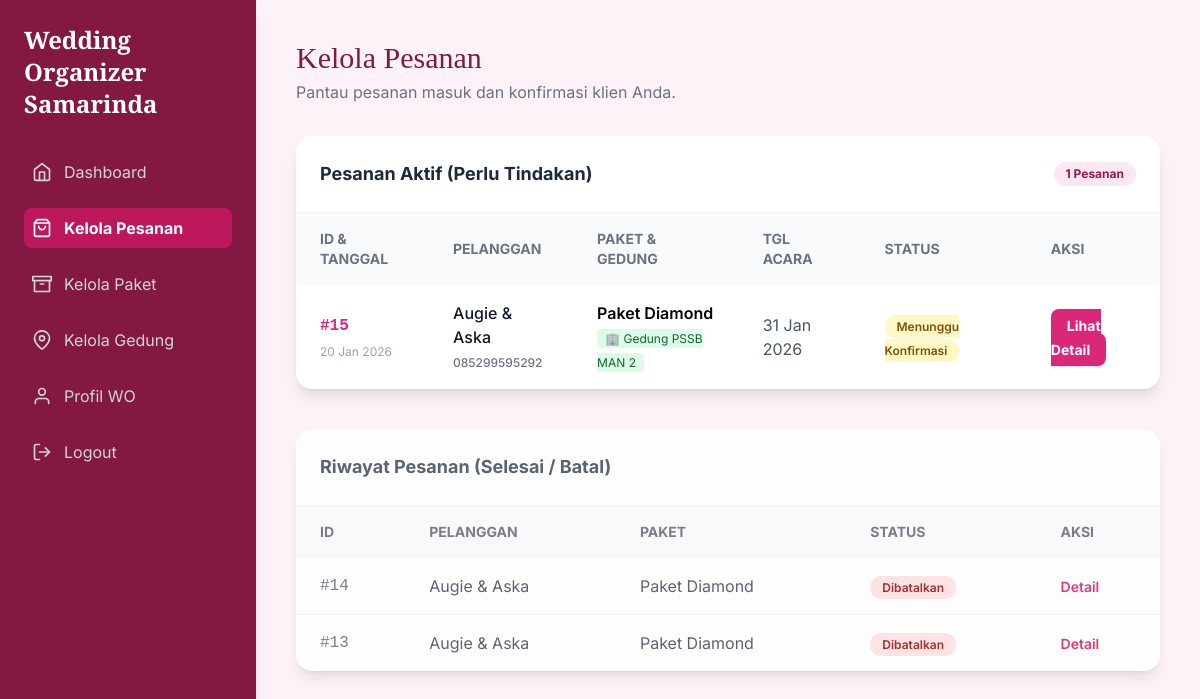
The page /organizer/kelola-pesanan/ (signed in) on the database as committed earlier.
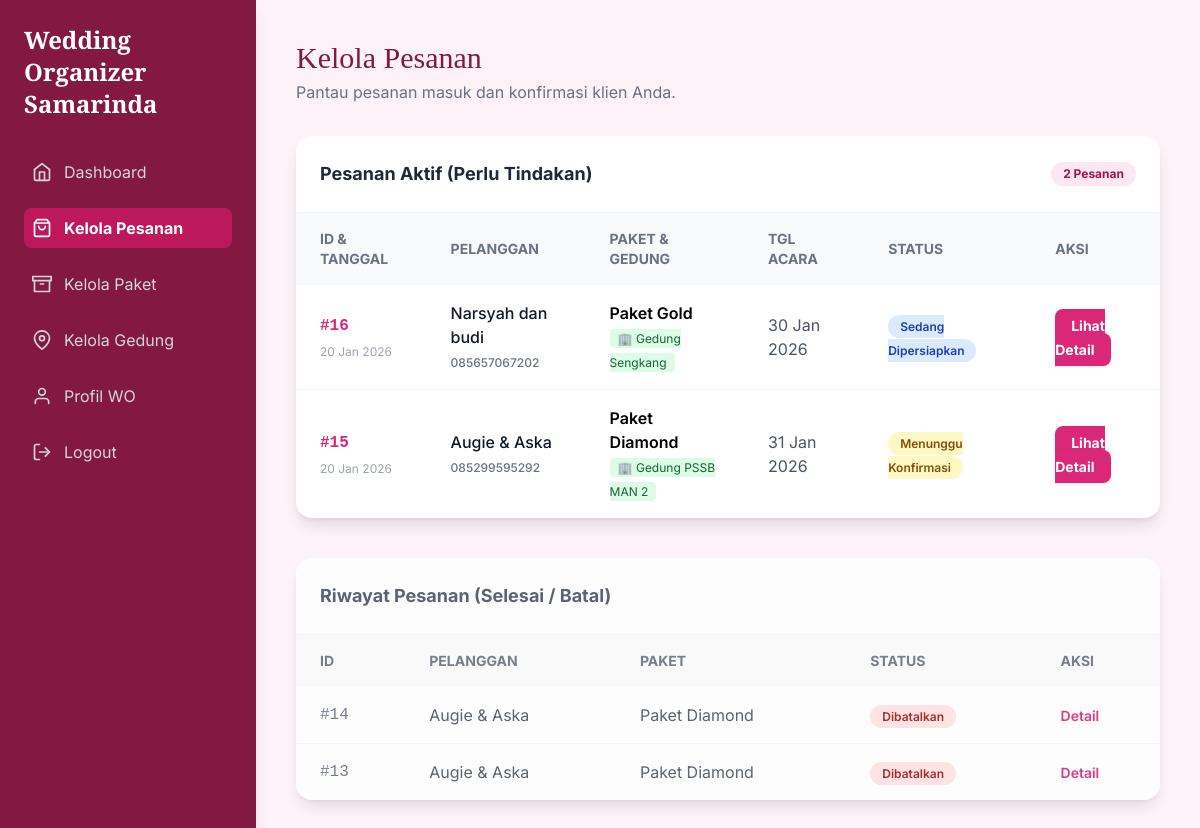
The same page on the database as committed later.
### organizer/models.py (models this page shows, shortened)
class Pesanan(models.Model):
    STATUS_CHOICES = (
        ('menunggu', 'Menunggu Konfirmasi'),
        ('dikonfirmasi', 'Dikonfirmasi'),
        ('disiapkan', 'Sedang Disiapkan'),
        ('selesai', 'Selesai'),
        ('dibatalkan', 'Dibatalkan'),
    )
    PAYMENT_STATUS_CHOICES = (
        ('belum_bayar', 'Belum Dibayar'),
        ('lunas', 'Lunas'),
    )
    paket = models.ForeignKey('Paket', on_delete=models.CASCADE)
    customer = models.ForeignKey(settings.AUTH_USER_MODEL, on_delete=models.CASCADE)
    gedung_dipilih = models.ForeignKey('Gedung', on_delete=models.SET_NULL, null=True, blank=True, related_name='pesanan_gedung')
    tgl_acara = models.DateField()
    status = models.CharField(max_length=20, choices=STATUS_CHOICES, default='menunggu')
    tgl_pesan = models.DateTimeField(auto_now_add=True)
    nama_pasangan = models.CharField(max_length=200, null=True)
    telepon = models.CharField(max_length=20, null=True)
    lokasi_acara = models.CharField(max_length=255, null=True, help_text="Diisi manual jika paket Tanpa Gedung")
    jumlah_tamu = models.IntegerField(null=True)
    catatan = models.TextField(blank=True, null=True)
    status_pembayaran = models.CharField(max_length=20, choices=PAYMENT_STATUS_CHOICES, default='belum_bayar')
    catatan_pembatalan = models.TextField(blank=True, null=True)
    tgl_fitting = models.DateTimeField(null=True, blank=True, help_text="Jadwal fitting baju pengantin")
    tgl_survey = models.DateTimeField(null=True, blank=True, help_text="Jadwal survey lokasi/gedung")

class Paket(models.Model):
    KATEGORI_PAKET_CHOICES = [
        ('non_gedung', '❌ Tanpa Gedung / Venue Bebas'),
        ('S', '🏢 Gedung Small (S)'),
        ('M', '🏢 Gedung Medium (M)'),
        ('L', '🏢 Gedung Large (L)'),
    ]
    wo = models.ForeignKey(settings.AUTH_USER_MODEL, on_delete=models.CASCADE, related_name='paket_wo')
    nama_paket = models.CharField(max_length=100)
    harga = models.DecimalField(max_digits=12, decimal_places=2)
    deskripsi = models.TextField()
    foto = models.ImageField(upload_to='paket_fotos/', null=True, blank=True)
    is_active = models.BooleanField(default=True)
    kategori_gedung = models.CharField(
        max_length=20,
        choices=KATEGORI_PAKET_CHOICES,
        default='non_gedung',
        help_text="Tentukan apakah paket ini termasuk fasilitas gedung, dan kategori apa."
    )
    created_at = models.DateTimeField(default=timezone.now)

class Gedung(models.Model):
    KATEGORI_CHOICES = [
        ('S', 'S (Small)'),
        ('M', 'M (Medium)'),
        ('L', 'L (Large)'),
    ]
    wo = models.ForeignKey(
        settings.AUTH_USER_MODEL,
        on_delete=models.SET_NULL,
        null=True,
        blank=True,
        related_name='gedung_wo'
    )
    nama_gedung = models.CharField(max_length=100)
    lokasi = models.CharField(max_length=255)
    kapasitas = models.CharField(max_length=100)
    harga_sewa = models.DecimalField(max_digits=12, decimal_places=2)
    foto_gedung = models.ImageField(upload_to='gedung_photos/', null=True, blank=True)
    deskripsi = models.TextField(null=True, blank=True)
    kategori = models.CharField(max_length=1, choices=KATEGORI_CHOICES, default='M')
    fasilitas = models.TextField(null=True, blank=True)
    is_active = models.BooleanField(default=True, verbose_name="Status Aktif")
    created_at = models.DateTimeField(default=timezone.now)

### organizer/views.py (the view)
# urls.py: path('kelola-pesanan/', views.kelola_pesanan_view, name='kelola_pesanan'),
@login_required
def kelola_pesanan_view(request):
    if not hasattr(request.user, 'profil') or request.user.profil.role != 'wo': return redirect('index')
    semua_pesanan = Pesanan.objects.filter(paket__wo=request.user).order_by('-tgl_pesan')
    pesanan_aktif = semua_pesanan.filter(status__in=['menunggu', 'dikonfirmasi', 'disiapkan'])
    riwayat_pesanan = semua_pesanan.filter(status__in=['selesai', 'dibatalkan'])
    return render(request, 'organizer/kelola_pesanan.html', {'pesanan_aktif': pesanan_aktif, 'riwayat_pesanan': riwayat_pesanan, 'page_title': 'Kelola Pesanan'})

### organizer/templates/organizer/kelola_pesanan.html (shortened to what this page needs)
<!DOCTYPE html>
<html lang="id">
<head>
    <script src="https://cdn.tailwindcss.com"></script>
</head>
<body class="min-h-screen">
    <div class="flex">
        <aside class="w-64 bg-primary-dark text-white p-6 hidden lg:block min-h-screen shadow-lg">
            <h1 class="text-2xl font-serif-display font-bold mb-8">Wedding Organizer Samarinda</h1>
            <nav>
                <ul class="space-y-4">
                    <li><a href="{% url 'dashboard_wo' %}" class="flex items-center p-2 text-gray-300 rounded-lg hover:bg-pink-800"><i data-feather="home" class="w-5 h-5 mr-3"></i>Dashboard</a></li>
                    <li><a href="{% url 'kelola_pesanan' %}" class="flex items-center p-2 bg-pink-700 font-bold rounded-lg"><i data-feather="shopping-bag" class="w-5 h-5 mr-3"></i>Kelola Pesanan</a></li>
                    <li><a href="{% url 'kelola_paket' %}" class="flex items-center p-2 text-gray-300 rounded-lg hover:bg-pink-800"><i data-feather="archive" class="w-5 h-5 mr-3"></i>Kelola Paket</a></li>
                    <li><a href="{% url 'kelola_gedung' %}" class="flex items-center p-2 text-gray-300 rounded-lg hover:bg-pink-800"><i data-feather="map-pin" class="w-5 h-5 mr-3"></i>Kelola Gedung</a></li>
                    <li><a href="#" class="flex items-center p-2 text-gray-300 rounded-lg hover:bg-pink-800"><i data-feather="user" class="w-5 h-5 mr-3"></i>Profil WO</a></li>
                    <li>
                        <form action="{% url 'logout' %}" method="post" class="w-full">
                            <button type="submit" class="flex items-center p-2 text-gray-300 rounded-lg hover:bg-pink-800 w-full">
                                <i data-feather="log-out" class="w-5 h-5 mr-3"></i>Logout
                            </button>
                        </form>
                    </li>
                 </ul>
            </nav>
        </aside>
        <main class="flex-1 p-6 md:p-10">
            <header class="mb-8">
                <h2 class="text-3xl font-serif-display text-primary-dark">{{ page_title }}</h2>
                <p class="text-gray-500 mt-1">Pantau pesanan masuk dan konfirmasi klien Anda.</p>
            </header>
            <div class="bg-white rounded-2xl shadow-lg mb-10 overflow-hidden">
                <div class="p-6 border-b border-gray-100 flex justify-between items-center">
                    <h3 class="text-lg font-bold text-gray-800">Pesanan Aktif (Perlu Tindakan)</h3>
                    <span class="bg-pink-100 text-pink-800 text-xs font-bold px-3 py-1 rounded-full">{{ pesanan_aktif.count }} Pesanan</span>
                </div>
                <div class="overflow-x-auto">
                    <table class="w-full text-left">
                        <thead class="bg-gray-50 text-gray-500 text-sm uppercase">
                            <tr>
                                <th class="px-6 py-4">ID & Tanggal</th>
                                <th class="px-6 py-4">Pelanggan</th>
                                <th class="px-6 py-4">Paket & Gedung</th>
                                <th class="px-6 py-4">Tgl Acara</th>
                                <th class="px-6 py-4">Status</th>
                                <th class="px-6 py-4">Aksi</th>
                            </tr>
                        </thead>
                        <tbody class="divide-y divide-gray-100">
                            {% for pesanan in pesanan_aktif %}
                            <tr class="hover:bg-pink-50 transition">
                                <td class="px-6 py-4">
                                    <span class="font-mono font-bold text-pink-600">#{{ pesanan.id }}</span><br>
                                    <span class="text-xs text-gray-400">{{ pesanan.tgl_pesan|date:"d M Y" }}</span>
                                </td>
                                <td class="px-6 py-4 font-medium text-gray-900">
                                    {{ pesanan.nama_pasangan }}<br>
                                    <span class="text-xs text-gray-500">{{ pesanan.telepon }}</span>
                                </td>
                                <td class="px-6 py-4">
                                    <span class="font-semibold">{{ pesanan.paket.nama_paket }}</span><br>
                                    {% if pesanan.gedung_dipilih %}
                                        <span class="text-xs bg-green-100 text-green-800 px-2 py-0.5 rounded">
                                            🏢 {{ pesanan.gedung_dipilih.nama_gedung }}
                                        </span>
                                    {% else %}
                                        <span class="text-xs bg-gray-100 text-gray-600 px-2 py-0.5 rounded">
                                            Tanpa Gedung
                                        </span>
                                    {% endif %}
                                </td>
                                <td class="px-6 py-4 text-gray-600">
                                    {{ pesanan.tgl_acara|date:"d M Y" }}
                                </td>
                                <td class="px-6 py-4">
                                    {% if pesanan.status == 'menunggu' %}
                                        <span class="status-badge bg-yellow-100 text-yellow-800">Menunggu Konfirmasi</span>
                                    {% else %}
                                        <span class="status-badge bg-blue-100 text-blue-800">Sedang Dipersiapkan</span>
                                    {% endif %}
                                </td>
                                <td class="px-6 py-4">
                                    <a href="{% url 'detail_pesanan' pesanan.id %}" class="text-white bg-pink-600 hover:bg-pink-700 px-4 py-2 rounded-lg text-sm font-bold shadow transition">
                                        Lihat Detail
                                    </a>
                                </td>
                            </tr>
                            {% endfor %}
                        </tbody>
                    </table>
                </div>
            </div>
            <div class="bg-white rounded-2xl shadow-lg overflow-hidden opacity-90">
                <div class="p-6 border-b border-gray-100">
                    <h3 class="text-lg font-bold text-gray-600">Riwayat Pesanan (Selesai / Batal)</h3>
                </div>
                <div class="overflow-x-auto">
                    <table class="w-full text-left">
                        <thead class="bg-gray-50 text-gray-500 text-sm uppercase">
                            <tr>
                                <th class="px-6 py-4">ID</th>
                                <th class="px-6 py-4">Pelanggan</th>
                                <th class="px-6 py-4">Paket</th>
                                <th class="px-6 py-4">Status</th>
                                <th class="px-6 py-4">Aksi</th>
                            </tr>
                        </thead>
                        <tbody class="divide-y divide-gray-100">
                            {% for pesanan in riwayat_pesanan %}
                            <tr>
                                <td class="px-6 py-4 font-mono text-gray-500">#{{ pesanan.id }}</td>
                                <td class="px-6 py-4 text-gray-600">{{ pesanan.nama_pasangan }}</td>
                                <td class="px-6 py-4 text-gray-600">{{ pesanan.paket.nama_paket }}</td>
                                <td class="px-6 py-4">
                                    {% if pesanan.status == 'selesai' %}
                                        <span class="status-badge bg-green-100 text-green-800">Selesai</span>
                                    {% else %}
                                        <span class="status-badge bg-red-100 text-red-800">Dibatalkan</span>
                                    {% endif %}
                                </td>
                                <td class="px-6 py-4">
                                    <a href="{% url 'detail_pesanan' pesanan.id %}" class="text-pink-600 hover:underline text-sm font-semibold">Detail</a>
                                </td>
                            </tr>
                            {% empty %}
                            <tr>
                                <td colspan="5" class="px-6 py-4 text-center text-gray-400 text-sm">Riwayat kosong.</td>
                            </tr>
                            {% endfor %}
                        </tbody>
                    </table>
                </div>
            </div>
        </main>
    </div>
</body>
</html>

### organizer/templates/organizer/kelola_pesanan.html (style rules this page uses)
body { font-family: 'Inter', sans-serif; background-color: #FDF2F8; }
.font-serif-display { font-family: 'Playfair Display', serif; }
.text-primary-dark { color: #831843; }
.bg-primary-dark { background-color: #831843; }
.status-badge { padding: 0.25rem 0.75rem; border-radius: 9999px; font-size: 0.75rem; font-weight: 600; }

Rows that differ between the two databases and show on the page:
added Pesanan: id "16", tgl_pesan "20 Jan 2026", nama_pasangan "Narsyah dan budi", telepon "085657067202", paket.nama_paket "Paket Gold", gedung_dipilih.nama_gedung "Gedung Sengkang", tgl_acara "30 Jan 2026", status "Sedang Dipersiapkan", shown under "Pesanan Aktif (Perlu Tindakan)"
Other text that changed with them:
{{ pesanan_aktif.count }}: "1" → "2"
